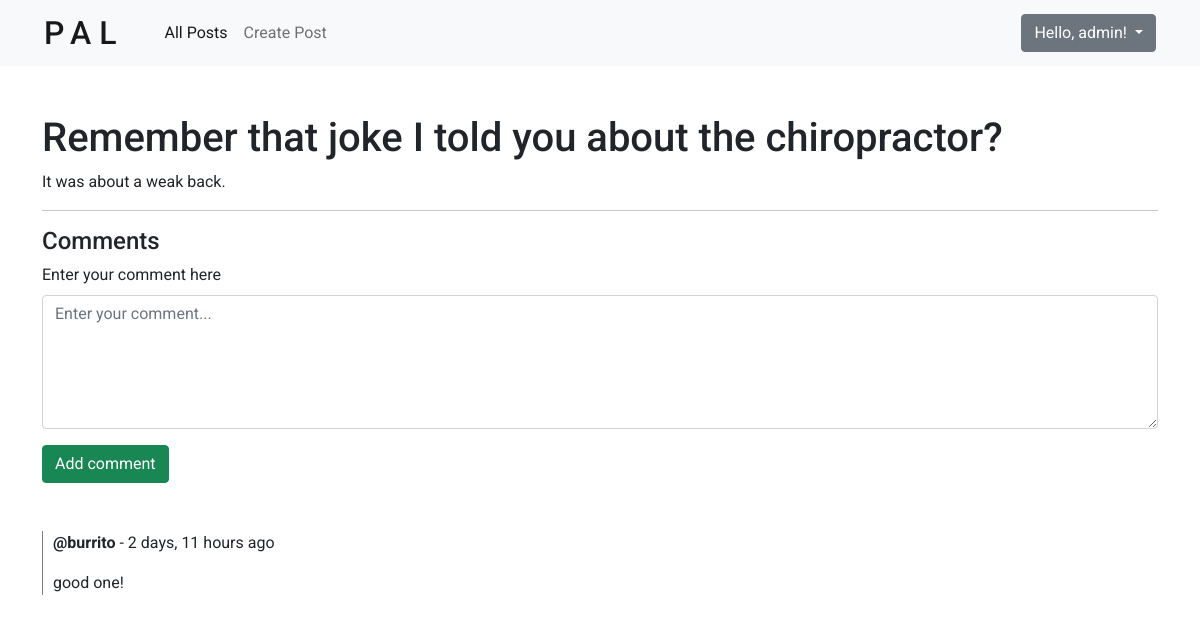
Page /post/11/ (signed in) on the committed database.
### posts/models.py (models this page shows, shortened)
class Post(models.Model):
    name = models.CharField(max_length=200)
    description = models.TextField(null=True, blank=True)
    topic = models.ForeignKey(Topic, null=True, on_delete=SET_NULL) # each Post is related to a single Topic
    user = models.ForeignKey(User, null=True, on_delete=SET_NULL) # each Post is related to a single User
    created = models.DateTimeField(auto_now_add=True)
    updated = models.DateTimeField(auto_now=True)

### comments/models.py (models this page shows, shortened)
class Comment(models.Model):
    user = models.ForeignKey(User, on_delete=CASCADE) # each Comment is related to a single User
    post = models.ForeignKey(Post, on_delete=CASCADE) # each Comment is related to a single Post
    body = models.TextField()
    created = models.DateTimeField(auto_now_add=True)
    updated = models.DateTimeField(auto_now=True)

### posts/views.py (the view, shortened to what this page needs)
# urls.py: path('post/<str:pk>/', views.post, name='post'),
def post(request, pk):
    post = Post.objects.get(id=pk)
    comments = post.comment_set.all().order_by('-created') # get the comments from each post
    comments_count = post.comment_set.all().count()
    context = {
        'post': post,
        'comments': comments,
        'comments_count': comments_count,
    }
    return render(request, 'posts/post.html', context)

### posts/templates/posts/post.html (shortened to what this page needs)
{% extends 'main.html' %}
{% block content %}
<div class="mt-5">
    <h1>{{ post.name }}</h3>
    <p>{{ post.description }}</p>
</div>
<hr />
<h4>Comments</h4>
{% if request.user.is_authenticated %}
    <div class="mb-3">
        <form action="" method='POST'>
            <label for="formGroupExampleInput" class="form-label">Enter your comment here</label>
            <textarea name="comment" id="comment-textarea" class="form-control" cols="50" rows="5" placeholder="Enter your comment..."></textarea>
            <input type="submit" value="Add comment" class="btn btn-success">
        </form>
    </div>
{% endif %}
<div class="comment-container mt-5">
    {% for comment in comments %}
        <div class="comment">
            <p><b>@{{ comment.user }}</b> - {{ comment.created|timesince }} ago</p>
            <p>{{ comment.body }}</p>
        </div>
    {% endfor %}
</div>
{% endblock content %}

### templates/navbar.html (shortened to what this page needs)
<nav class="navbar navbar-expand-lg navbar-light bg-light sticky-top">
    <div class="container-fluid">
      <h1 class="navbar-brand">PAL</h1>
      <div class="collapse navbar-collapse" id="navbarSupportedContent">
        <ul class="navbar-nav me-auto mb-lg-0">
          <li class="nav-item">
            <a class="nav-link active" aria-current="page" href="{% url 'posts:index' %}">All Posts</a>
          </li>
          <li class="nav-item">
            <a class="nav-link" href="{% url 'posts:create-post' %}">Create Post</a>
          </li>
        </ul>
        <div class="d-flex align-center">
            {% if request.user.is_authenticated %}
                <div class="dropdown">
                    <button class="btn btn-secondary dropdown-toggle" type="button" id="dropdownMenuButton1" data-bs-toggle="dropdown" aria-expanded="false">
                        Hello, {{ request.user.username }}!
                    </button>
                  </div>
            {% else %}
                <div>
                    <a href="{% url 'user:sign-in' %}" class="btn btn-outline-secondary">Sign in</a>
                    <a href="{% url 'user:sign-up' %}" class="btn btn-primary">Sign up</a>
                </div>
            {% endif %}
        </div>
      </div>
    </div>
  </nav>

### static/styles/main.css (style rules this page uses)
.navbar-brand { font-size: 2rem; padding: 0; margin: 0; margin-right: 2rem; letter-spacing: .5rem; }
.navbar { padding: .8rem 2rem; }
#comment-textarea { margin-bottom: 1rem; }
.comment-container { padding-left: 10px; border-left: 1px solid grey; }
.comment { margin-bottom: 10px; }

### static/styles/base.css (style rules this page uses)
*, *::before, *::after { margin: 0; padding: 0; box-sizing: border-box; }
body { font-family: 'Roboto', sans-serif; }
a { text-decoration: none; }

### rows in the picture
Post: name "Remember that joke I told you about the chiropractor?", description "It was about a weak back."
Comment: user "burrito", created "2 days, 11 hours", body "good one!"

### other values in the picture
{{ request.user.username }} "admin"
